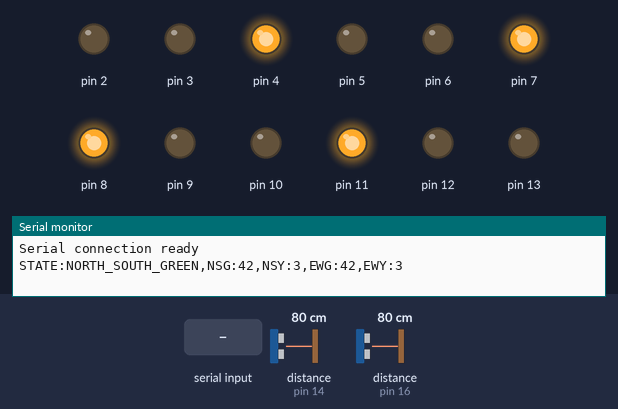
Bench run of a sketch on a simulated Arduino Uno, built with avr-gcc and run on an emulated ATmega328P. Parts: output pins drawn as LEDs (lit = HIGH), the last lines printed to the serial monitor. The test bench sets the inputs (shaded band); at power-on: distance to the obstacle (sensors on pin 14, pin 16) 80 cm.

Above: at 1.2 s.
1.3 s: "AllRed\n" received over Serial
At 2.0 s:
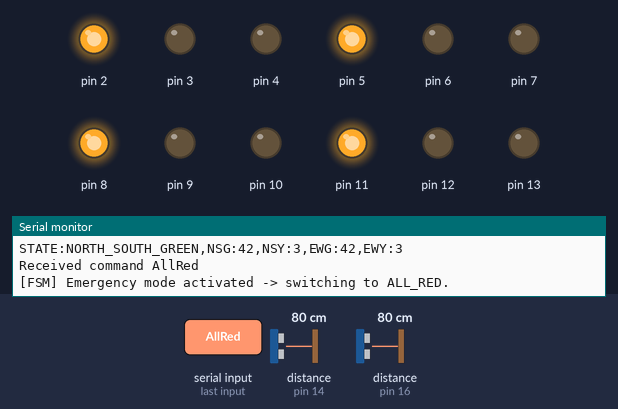
2.8 s: "HazardMode\n" received over Serial
At 3.1 s:
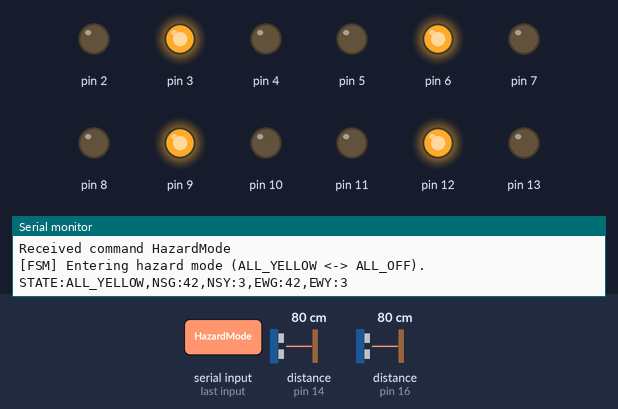
5.8 s: "JumpNSY\n" received over Serial
At 6.1 s:
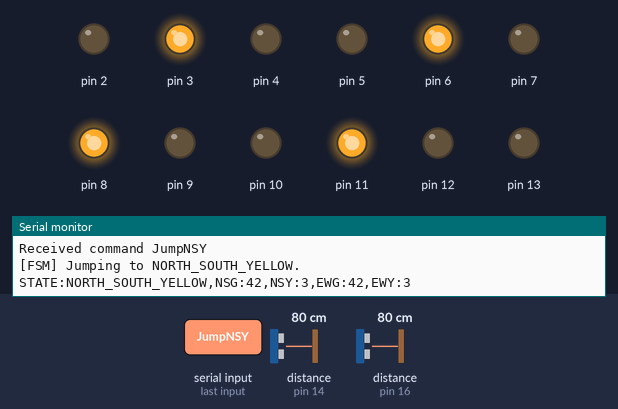
7.3 s: "JumpEWY\n" received over Serial
At 8.3 s:
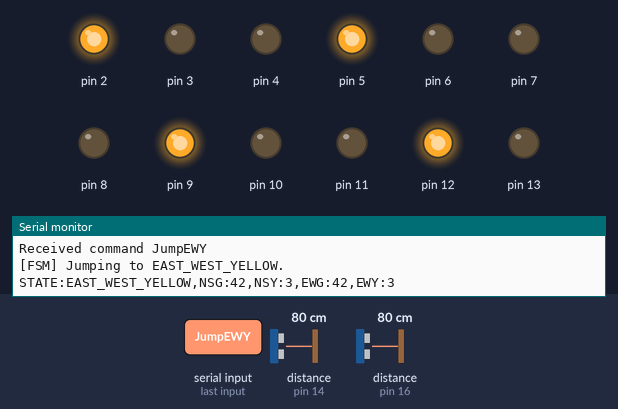
8.8 s: "JumpEWG\n" received over Serial
At 9.6 s:
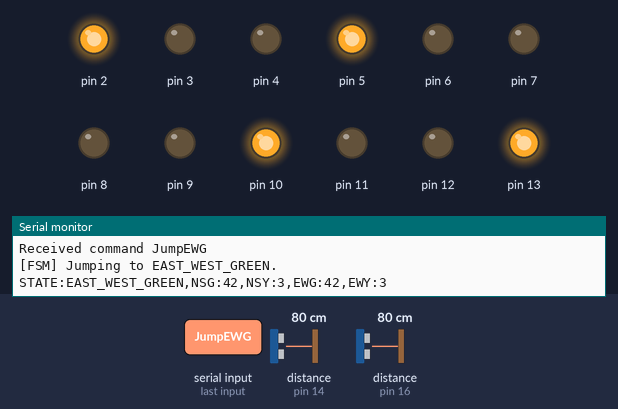
Timing chart, 0 to 52.3 s (numbered marks = the images above; inputs shaded):
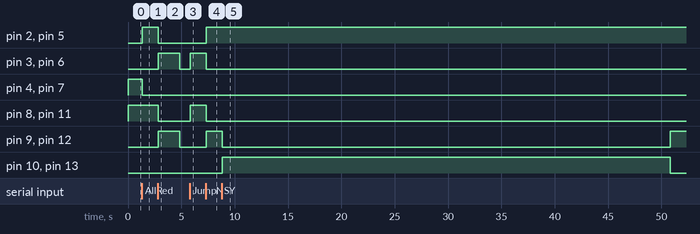

The sketch:

TrafficLights.ino
```cpp
#include "TrafficLightController.h"
#include <Arduino.h>

TrafficLightController trafficController(2, 3, 4, 5, 6, 7, 8, 9, 10, 11, 12, 13);

void setup() {
  Serial.begin(9600);
  Serial.println("Serial connection ready");
}

String inputBuffer = "";

void loop() {
  trafficController.update();      // FSM and state handling
  trafficController.reportStatus(); // Report state every second

  // Non-blocking read from Serial
  while (Serial.available()) {
    char c = Serial.read();
    if (c == '\n' || c == '\r') {
      if (inputBuffer.length() > 0) {
        Serial.println("Received command " + inputBuffer);
        trafficController.handleSerialCommand(inputBuffer);
        inputBuffer = "";
      }
    } else {
      inputBuffer += c;
    }
  }
}
```

TrafficLightController.cpp
```cpp
#include "TrafficLightController.h"

TrafficLightController::TrafficLightController(int nr, int ny, int ng, int sr, int sy, int sg, int er, int ey, int eg, int wr, int wy, int wg) {
  northRed = nr;
  northYellow = ny;
  northGreen = ng;
  southRed = sr;
  southYellow = sy;
  southGreen = sg;
  eastRed = er;
  eastYellow = ey;
  eastGreen = eg;
  westRed = wr;
  westYellow = wy;
  westGreen = wg;

  pinMode(northRed, OUTPUT);
  pinMode(northYellow, OUTPUT);
  pinMode(northGreen, OUTPUT);
  pinMode(southRed, OUTPUT);
  pinMode(southYellow, OUTPUT);
  pinMode(southGreen, OUTPUT);
  pinMode(eastRed, OUTPUT);
  pinMode(eastYellow, OUTPUT);
  pinMode(eastGreen, OUTPUT);
  pinMode(westRed, OUTPUT);
  pinMode(westYellow, OUTPUT);
  pinMode(westGreen, OUTPUT);

  currentState = NORTH_SOUTH_GREEN;
  transitionTo(currentState);
}

void TrafficLightController::update() {
  unsigned long now = millis();

  // Update sensor hold status
  if (!emergencyActive) {
    sensorHoldActive = (checkNorthSensor() || checkSouthSensor());
  } else {
    sensorHoldActive = false;
  }

  switch (currentState) {

    case NORTH_SOUTH_GREEN:
      if (emergencyActive) {
        Serial.println(F("[FSM] Emergency detected -> switching to ALL_RED."));
        transitionTo(ALL_RED);
        break;
      }

      if (sensorHoldActive) {
        // Stay in NORTH_SOUTH_GREEN while vehicle detected
        break;
      }

      if (now - lastStateChange >= northSouthGreenTime) {
        nsAdjusted = false;  // Reset adjustment flag for next cycle
        ewAdjusted = false;
        transitionTo(NORTH_SOUTH_YELLOW);
      }
      break;

    case NORTH_SOUTH_YELLOW:
      if (now - lastStateChange >= northSouthYellowTime) {
        nsAdjusted = false;
        ewAdjusted = false;
        transitionTo(EAST_WEST_GREEN);
      }
      break;

    case EAST_WEST_GREEN:
      if (emergencyActive) {
        Serial.println(F("[FSM] Emergency detected -> switching to ALL_RED."));
        transitionTo(ALL_RED);
        break;
      }

      if (now - lastStateChange >= eastWestGreenTime) {
        nsAdjusted = false;
        ewAdjusted = false;  // Reset adjustment flag for next cycle
        transitionTo(EAST_WEST_YELLOW);
      }
      break;

    case EAST_WEST_YELLOW:
      if (now - lastStateChange >= eastWestYellowTime) {
        nsAdjusted = false;
        ewAdjusted = false;
        transitionTo(NORTH_SOUTH_GREEN);
      }
      break;

    case ALL_RED:
      if (now - allRedStartTime >= allRedTimeout) {
        if (emergencyActive) {
          emergencyActive = false;
          Serial.println(F("[FSM] Emergency timeout expired. Resuming to previous state."));
          nsAdjusted = false;
          ewAdjusted = false;
          transitionTo(lastRegularState);
        }
      }
      break;

    case ALL_YELLOW:
      if (now - lastStateChange >= intermitentYellowTimeout) {
        transitionTo(ALL_OFF);
      }
      break;

    case ALL_OFF:
      if (now - lastStateChange >= intermitentYellowTimeout && previousState == ALL_YELLOW) {
        transitionTo(ALL_YELLOW);
      }
      break;
  }
}


void TrafficLightController::reportStatus() {
  unsigned long now = millis();
  if (now - lastReportTime >= reporTimeInterval) {
    lastReportTime = now;
    String report = "STATE:";
    switch (currentState) {
      case NORTH_SOUTH_GREEN: report += "NORTH_SOUTH_GREEN"; break;
      case NORTH_SOUTH_YELLOW: report += "NORTH_SOUTH_YELLOW"; break;
      case EAST_WEST_GREEN: report += "EAST_WEST_GREEN"; break;
      case EAST_WEST_YELLOW: report += "EAST_WEST_YELLOW"; break;
      case ALL_RED: report += "ALL_RED"; break;
      case ALL_YELLOW: report += "ALL_YELLOW"; break;
      case ALL_OFF: report += "ALL_OFF"; break;
    }
    report += ",NSG:" + String(northSouthGreenTime / milisecondsInSecond);
    report += ",NSY:" + String(northSouthYellowTime / milisecondsInSecond);
    report += ",EWG:" + String(eastWestGreenTime / milisecondsInSecond);
    report += ",EWY:" + String(eastWestYellowTime / milisecondsInSecond);
    Serial.println(report);
  }
}

void TrafficLightController::handleSerialCommand(String command) {
  command.trim();

  if (command == "AllRed") {
    if (!emergencyActive) {
      emergencyActive = true;
      Serial.println(F("[FSM] Emergency mode activated -> switching to ALL_RED."));
      transitionTo(ALL_RED);
      allRedStartTime = millis();  // Start timeout tracking
    } else {
      Serial.println(F("[FSM] Emergency already active. Ignoring redundant AllRed."));
    }
  } else if (command == "HazardMode") {
    Serial.println(F("[FSM] Entering hazard mode (ALL_YELLOW <-> ALL_OFF)."));
    emergencyActive = false;
    transitionTo(ALL_YELLOW);
  } else if (command == "AllOff") {
    Serial.println(F("[FSM] Entering ALL_OFF indefinite state."));
    emergencyActive = false;
    transitionTo(ALL_OFF);
  }

  else if (command == "Resume") {
    if (emergencyActive && currentState == ALL_RED) {
      emergencyActive = false;
      Serial.println(F("[FSM] Emergency cleared. Resuming to previous state."));
      transitionTo(lastRegularState);
    } else if (currentState == ALL_YELLOW || (currentState == ALL_OFF && previousState == ALL_YELLOW)) {
      Serial.println(F("[FSM] HazardMode cleared. Resuming to previous state"));
      transitionTo(lastRegularState);
    } else if (currentState == ALL_OFF && previousState != ALL_YELLOW) {
      Serial.println(F("[FSM] Turning on intersection. Resuming to previous state"));
      transitionTo(lastRegularState);
    } else {
      Serial.println(F("[FSM] Resume ignored."));
    }
  }

  else if (command == "JumpNSG") {
    if (currentState == NORTH_SOUTH_GREEN) {
      Serial.println(F("[FSM] JumpNSG command ignored, already in NORTH_SOUTH_GREEN state"));
    } else {
      emergencyActive = false;
      nsAdjusted = false;
      ewAdjusted = false;
      Serial.println(F("[FSM] Jumping to NORTH_SOUTH_GREEN."));
      transitionTo(NORTH_SOUTH_GREEN);
    }
  } else if (command == "JumpNSY") {
    if (currentState == NORTH_SOUTH_YELLOW) {
      Serial.println(F("[FSM] JumpNSY command ignored, already in NORTH_SOUTH_YELLOW state"));
    } else {
      emergencyActive = false;
      nsAdjusted = false;
      ewAdjusted = false;
      Serial.println(F("[FSM] Jumping to NORTH_SOUTH_YELLOW."));
      transitionTo(NORTH_SOUTH_YELLOW);
    }
  } else if (command == "JumpEWG") {
    if (currentState == EAST_WEST_GREEN) {
      Serial.println(F("[FSM] JumpEWG command ignored, already in EAST_WEST_GREEN state"));
    } else {
      emergencyActive = false;
      nsAdjusted = false;
      ewAdjusted = false;
      Serial.println(F("[FSM] Jumping to EAST_WEST_GREEN."));
      transitionTo(EAST_WEST_GREEN);
    }
  } else if (command == "JumpEWY") {
    if (currentState == EAST_WEST_YELLOW) {
      Serial.println(F("[FSM] JumpEWY command ignored, already in EAST_WEST_YELLOW state"));
    } else {
      emergencyActive = false;
      nsAdjusted = false;
      ewAdjusted = false;
      Serial.println(F("[FSM] Jumping to EAST_WEST_YELLOW."));
      transitionTo(EAST_WEST_YELLOW);
    }
  }

  else if (currentState != ALL_RED && !sensorHoldActive) {
    if (command == "IncreaseNS" && !nsAdjusted) {
      northSouthGreenTime = min(northSouthGreenTime + 1000, 60000);
      nsAdjusted = true;
      Serial.println(F("[FSM] Increased NORTH_SOUTH_GREEN duration."));
    } else if (command == "DecreaseNS" && !nsAdjusted) {
      northSouthGreenTime = max(northSouthGreenTime - 1000, 10000);
      nsAdjusted = true;
      Serial.println(F("[FSM] Decreased NORTH_SOUTH_GREEN duration."));
    } else if (command == "IncreaseEW" && !ewAdjusted) {
      eastWestGreenTime = min(eastWestGreenTime + 1000, 60000);
      ewAdjusted = true;
      Serial.println(F("[FSM] Increased EAST_WEST_GREEN duration."));
    } else if (command == "DecreaseEW" && !ewAdjusted) {
      eastWestGreenTime = max(eastWestGreenTime - 1000, 10000);
      ewAdjusted = true;
      Serial.println(F("[FSM] Decreased EAST_WEST_GREEN duration."));
    } else {
      Serial.println(F("[FSM] Adjustment ignored (already applied or invalid context)."));
    }
  } else {
    Serial.println(F("[FSM] Adjustment command ignored: in ALL_RED or sensor holding."));
  }
}

void TrafficLightController::transitionTo(State nextState) {
  lastStateChange = millis();

  if (nextState != ALL_RED && nextState != ALL_YELLOW && nextState != ALL_OFF) {
    lastRegularState = nextState;  // Save last non-emergency state
  }

  previousState = currentState;
  currentState = nextState;

  switch (currentState) {
    case NORTH_SOUTH_GREEN: setNorthSouthGreen(); break;
    case NORTH_SOUTH_YELLOW: setNorthSouthYellow(); break;
    case EAST_WEST_GREEN: setEastWestGreen(); break;
    case EAST_WEST_YELLOW: setEastWestYellow(); break;
    case ALL_RED: setAllRed(); break;
    case ALL_YELLOW: setAllYellow(); break;
    case ALL_OFF: setAllOff(); break;
  }
}

bool TrafficLightController::checkNorthSensor() {
  long d = distanceSensorNorth->measureDistanceCm();
  return (d > 0 && d < distanceThreshold);
}

bool TrafficLightController::checkSouthSensor() {
  long d = distanceSensorSouth->measureDistanceCm();
  return (d > 0 && d < distanceThreshold);
}

void TrafficLightController::setNorthSouthGreen() {
  digitalWrite(northGreen, HIGH);
  digitalWrite(northYellow, LOW);
  digitalWrite(northRed, LOW);
  digitalWrite(southGreen, HIGH);
  digitalWrite(southYellow, LOW);
  digitalWrite(southRed, LOW);
  digitalWrite(eastGreen, LOW);
  digitalWrite(eastYellow, LOW);
  digitalWrite(eastRed, HIGH);
  digitalWrite(westGreen, LOW);
  digitalWrite(westYellow, LOW);
  digitalWrite(westRed, HIGH);
}

void TrafficLightController::setNorthSouthYellow() {
  digitalWrite(northGreen, LOW);
  digitalWrite(northYellow, HIGH);
  digitalWrite(northRed, LOW);
  digitalWrite(southGreen, LOW);
  digitalWrite(southYellow, HIGH);
  digitalWrite(southRed, LOW);
  digitalWrite(eastGreen, LOW);
  digitalWrite(eastYellow, LOW);
  digitalWrite(eastRed, HIGH);
  digitalWrite(westGreen, LOW);
  digitalWrite(westYellow, LOW);
  digitalWrite(westRed, HIGH);
}

void TrafficLightController::setEastWestGreen() {
  digitalWrite(northGreen, LOW);
  digitalWrite(northYellow, LOW);
  digitalWrite(northRed, HIGH);
  digitalWrite(southGreen, LOW);
  digitalWrite(southYellow, LOW);
  digitalWrite(southRed, HIGH);
  digitalWrite(eastGreen, HIGH);
  digitalWrite(eastYellow, LOW);
  digitalWrite(eastRed, LOW);
  digitalWrite(westGreen, HIGH);
  digitalWrite(westYellow, LOW);
  digitalWrite(westRed, LOW);
}

void TrafficLightController::setEastWestYellow() {
  digitalWrite(northGreen, LOW);
  digitalWrite(northYellow, LOW);
  digitalWrite(northRed, HIGH);
  digitalWrite(southGreen, LOW);
  digitalWrite(southYellow, LOW);
  digitalWrite(southRed, HIGH);
  digitalWrite(eastGreen, LOW);
  digitalWrite(eastYellow, HIGH);
  digitalWrite(eastRed, LOW);
  digitalWrite(westGreen, LOW);
  digitalWrite(westYellow, HIGH);
  digitalWrite(westRed, LOW);
}

void TrafficLightController::setAllRed() {
  digitalWrite(northGreen, LOW);
  digitalWrite(northYellow, LOW);
  digitalWrite(northRed, HIGH);
  digitalWrite(southGreen, LOW);
  digitalWrite(southYellow, LOW);
  digitalWrite(southRed, HIGH);
  digitalWrite(eastGreen, LOW);
  digitalWrite(eastYellow, LOW);
  digitalWrite(eastRed, HIGH);
  digitalWrite(westGreen, LOW);
  digitalWrite(westYellow, LOW);
  digitalWrite(westRed, HIGH);
}

void TrafficLightController::setAllYellow() {
  digitalWrite(northGreen, LOW);
  digitalWrite(northYellow, HIGH);
  digitalWrite(northRed, LOW);
  digitalWrite(southGreen, LOW);
  digitalWrite(southYellow, HIGH);
  digitalWrite(southRed, LOW);
  digitalWrite(eastGreen, LOW);
  digitalWrite(eastYellow, HIGH);
  digitalWrite(eastRed, LOW);
  digitalWrite(westGreen, LOW);
  digitalWrite(westYellow, HIGH);
  digitalWrite(westRed, LOW);
}

void TrafficLightController::setAllOff() {
  digitalWrite(northGreen, LOW);
  digitalWrite(northYellow, LOW);
  digitalWrite(northRed, LOW);
  digitalWrite(southGreen, LOW);
  digitalWrite(southYellow, LOW);
  digitalWrite(southRed, LOW);
  digitalWrite(eastGreen, LOW);
  digitalWrite(eastYellow, LOW);
  digitalWrite(eastRed, LOW);
  digitalWrite(westGreen, LOW);
  digitalWrite(westYellow, LOW);
  digitalWrite(westRed, LOW);
}
```

TrafficLightController.h
```cpp
#ifndef TRAFFIC_LIGHT_CONTROLLER_H
#define TRAFFIC_LIGHT_CONTROLLER_H

#include <Arduino.h>
#include <HCSR04.h>

class TrafficLightController {
public:
  TrafficLightController(int nr, int ny, int ng, int sr, int sy, int sg, int er, int ey, int eg, int wr, int wy, int wg);

  void update();
  void reportStatus();
  void handleSerialCommand(String command);

  enum State {
    NORTH_SOUTH_GREEN,
    NORTH_SOUTH_YELLOW,
    EAST_WEST_GREEN,
    EAST_WEST_YELLOW,
    ALL_RED,
    ALL_YELLOW,
    ALL_OFF
  };

private:
  // Pin configuration
  int northRed, northYellow, northGreen;
  int southRed, southYellow, southGreen;
  int eastRed, eastYellow, eastGreen;
  int westRed, westYellow, westGreen;

  // FSM state
  State currentState;
  unsigned long lastStateChange = 0;
  unsigned long lastReportTime = 0;
  unsigned long allRedStartTime = 0;

  static constexpr unsigned long reporTimeInterval = 1000;
  static constexpr unsigned long milisecondsInSecond = 1000;
  static constexpr unsigned long allRedTimeout = 10000;
  static constexpr unsigned long intermitentYellowTimeout = 2000;

  // Phase durations (ms)
  unsigned long northSouthGreenTime = 42000;
  unsigned long northSouthYellowTime = 3000;
  unsigned long eastWestGreenTime = 42000;
  unsigned long eastWestYellowTime = 3000;


  // Pending duration adjustments
  bool nsIncrease = false;
  bool nsDecrease = false;
  bool ewIncrease = false;
  bool ewDecrease = false;
  bool nsAdjusted = false;
  bool ewAdjusted = false;

  State lastRegularState = NORTH_SOUTH_GREEN;
  State previousState;

  // Tramway management
  bool emergencyActive = false;
  bool sensorHoldActive = false;

  UltraSonicDistanceSensor* distanceSensorNorth = new UltraSonicDistanceSensor(15, 14);
  UltraSonicDistanceSensor* distanceSensorSouth = new UltraSonicDistanceSensor(17, 16);
  static constexpr unsigned int distanceThreshold = 5;

  bool checkNorthSensor();
  bool checkSouthSensor();

  void transitionTo(State nextState);

  // LED control helpers
  void setNorthSouthGreen();
  void setNorthSouthYellow();
  void setEastWestGreen();
  void setEastWestYellow();
  void setAllRed();
  void setAllYellow();
  void setAllOff();
};

#endif
```

Measured:
- after the input at 1.3 s, pin 2, pin 5: LOW → HIGH at once; pin 4, pin 7: HIGH → LOW at once
- after the input at 2.8 s, pin 2, pin 5, pin 8, pin 11: HIGH → LOW at once; pin 3, pin 6, pin 9, pin 12: LOW → HIGH at once, → LOW 2.0 s later
- after the input at 5.8 s, pin 3, pin 6: LOW → HIGH after 0.02 s instead of 1.1 s; pin 8, pin 11: LOW → HIGH at once; pin 9, pin 12: stays LOW (without the input it goes to HIGH after 1.1 s)
- after the input at 7.3 s, pin 2, pin 5, pin 9, pin 12: LOW → HIGH at once; pin 3, pin 6, pin 8, pin 11: HIGH → LOW at once
- after the input at 8.8 s, pin 2, pin 5: stays HIGH (without the input it goes to LOW after 1.5 s); pin 4, pin 7, pin 8, pin 11: stays LOW (without the input it goes to HIGH after 1.5 s); pin 9, pin 12: HIGH → LOW after 0.02 s instead of 1.5 s; pin 10, pin 13: LOW → HIGH at once, → LOW 42.0 s later
